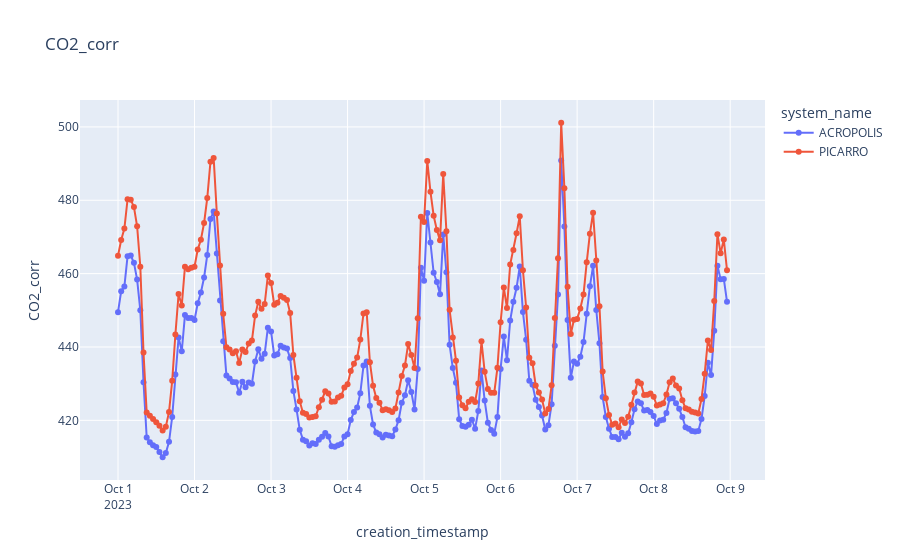

The cell this chart's notebook holds for it:
### Code cell
col_name = "CO2_corr"

df_all = pl.concat([df_a.select("creation_timestamp","system_name",col_name),df_p.select("creation_timestamp","system_name",col_name)])

plot_sensor_measurement(df_all.collect(), col_name="CO2_corr")

### Figure 1 — Plotly figure (JSON) as saved in the notebook; plotly's stock layout.template omitted (floating-point values rounded to 4 significant figures; data arrays with more than 128 entries replaced by an {"elided": "..."} marker saying what was removed)
{"data": [{"hovertemplate": "system_name=ACROPOLIS<br>creation_timestamp=%{x}<br>CO2_corr=%{y}<extra></extra>", "legendgroup": "ACROPOLIS", "line": {"color": "#636efa", "dash": "solid"}, "marker": {"symbol": "circle"}, "mode": "lines+markers", "name": "ACROPOLIS", "orientation": "v", "showlegend": true, "type": "scatter", "x": {"elided": "192 str values"}, "xaxis": "x", "y": {"elided": "192 float values"}, "yaxis": "y"}, {"hovertemplate": "system_name=PICARRO<br>creation_timestamp=%{x}<br>CO2_corr=%{y}<extra></extra>", "legendgroup": "PICARRO", "line": {"color": "#EF553B", "dash": "solid"}, "marker": {"symbol": "circle"}, "mode": "lines+markers", "name": "PICARRO", "orientation": "v", "showlegend": true, "type": "scatter", "x": {"elided": "192 str values"}, "xaxis": "x", "y": {"elided": "192 float values"}, "yaxis": "y"}], "layout": {"legend": {"title": {"text": "system_name"}, "tracegroupgap": 0}, "title": {"text": "CO2_corr"}, "xaxis": {"anchor": "y", "domain": [0, 1], "title": {"text": "creation_timestamp"}}, "yaxis": {"anchor": "x", "domain": [0, 1], "title": {"text": "CO2_corr"}}}}
